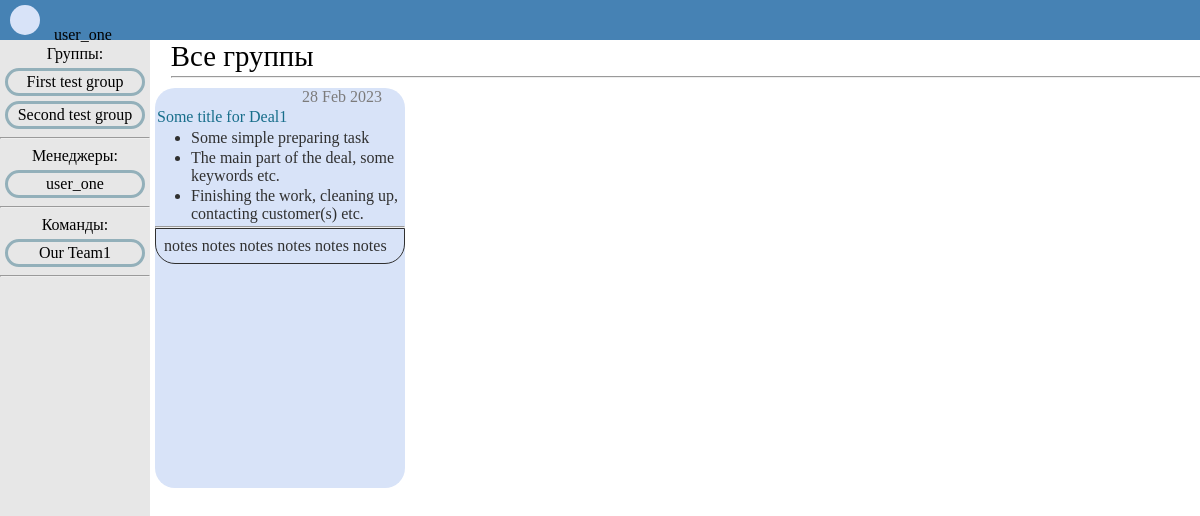
The app's page / (signed in), older data.
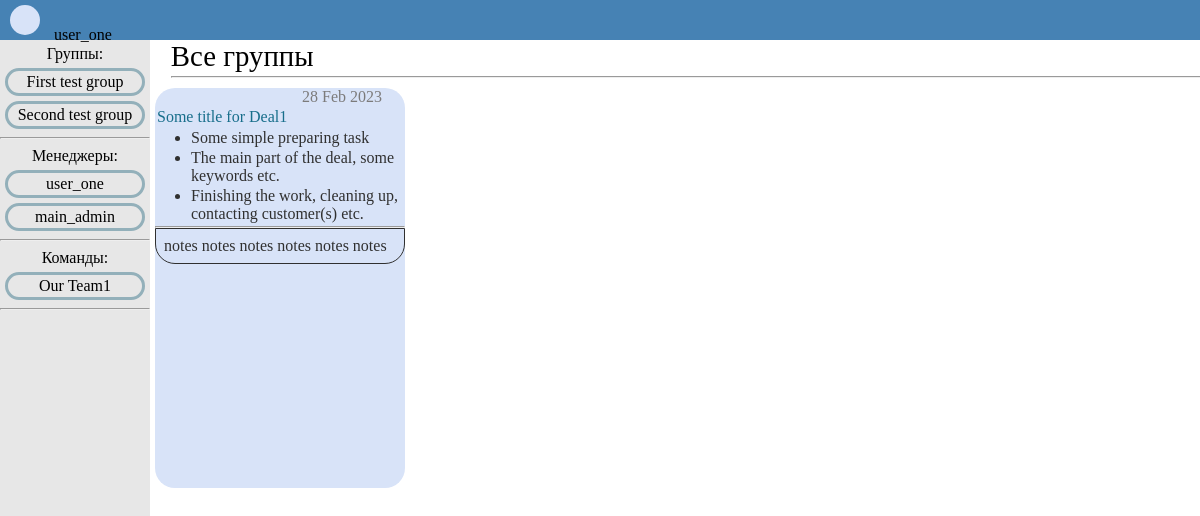
The same page, newer data.
### main/models.py (models this page shows, shortened)
class Group(models.Model):
    name = models.CharField(max_length=256, default='Default Group Name')

class Manager(NotesMixin, models.Model):
    user = models.OneToOneField(to=User, on_delete=models.PROTECT)
    phone_number = models.CharField(max_length=64, default='+1234567890')
    profit = models.ManyToManyField(to='Profit')

class Team(NotesMixin, models.Model):
    name = models.CharField(max_length=128, default='Default Team Name')
    description = models.CharField(max_length=256,
                                   default='Default Team Description')
    managers = models.ManyToManyField(to='Manager')
    team_leader = models.OneToOneField(to='Employee',
                                       on_delete=models.PROTECT,
                                       related_name='foreman')
    employees = models.ManyToManyField(to='Employee')

class Deal(NotesMixin, models.Model):
    title = models.CharField(max_length=1024, default='Default Deal Title')
    description = models.CharField(max_length=2048,
                                   default='Default Deal Description')
    deal_groups = models.ManyToManyField(to='Group')
    date_open = models.DateField(auto_now_add=True)
    deadline = models.DateField(null=True)
    date_done = models.DateField(null=True)
    is_closed = models.BooleanField(default=False)
    supervisors = models.ManyToManyField(to='Manager')
    customers = models.ManyToManyField(to='Customer')
    tasks = models.ManyToManyField(to='Task')
    budget = models.FloatField(default=0.0, null=True)
    expenses = models.FloatField(default=0.0, null=True)
    documents = models.ManyToManyField(to='Document')
    def get_balance(self) -> float | None:
        return self.budget - self.expenses

class Task(NotesMixin, models.Model):
    title = models.CharField(max_length=1024, default='Default Task Title')
    description = models.CharField(max_length=2048,
                                   default='Default Task Description')
    date_open = models.DateField(auto_now_add=True)
    deadline = models.DateField(null=True)
    date_done = models.DateField(null=True)
    managers = models.ManyToManyField(to='Manager')
    teams = models.ManyToManyField(to='Team')
    is_done = models.BooleanField(default=False)

### main/views.py (the view)
# urls.py: path('', MainView.as_view(), name='main')
class MainView(LoginRequiredMixin, ListView):
    model = Association
    template_name = 'index.html'
    context_object_name = 'association'
    def get_queryset(self):
        self.queryset = \
            Manager.objects.get(user=self.request.user.id).association_set.all()
        return super().get_queryset()
    def get_context_data(self, **kwargs):
        context = super().get_context_data(**kwargs)
        for association in self.queryset:
            context['deals'] = association.deals.all().order_by('-id')
            context['association_for_utils'] = association
        return context

### templates/index.html (shortened to what this page needs)
{% extends 'base.html' %}
{% block content %}
    <span class="workspace-group-title">Все группы</span>
    <hr class="workspace-upper-divider">
    {% for deal in deals %}
    <a class="deal-card-href" href="#blackout{{forloop.counter}}">
        <div class="deal-card">
            <div class="deal-card-date">{{ deal.date_open|date:"d M Y" }}</div>
            <div class="deal-card-content">
                <p class="content-title">{{ deal.title }}</p>
                <ul class="content-tasks-ul">
                {% for task in deal.tasks.all %}
                <li class="content-tasks-ul-item">{{ task.title }}</li>
                {% endfor %}
                </ul>
            </div>
            <hr class="deal-card-divider">
            <div class="global-notes">
                notes notes notes notes notes notes
            </div>
        </div>
    </a>
    {% endfor %}
{% endblock content %}

### templates/base.html (shortened to what this page needs)
<!DOCTYPE html>
<head>
    {% load static %}
    <link href="{% static 'css/styles.css' %}" rel="stylesheet" />
</head>
<body>
    {% include 'utils/header.html' %}
    {% include 'utils/sidebar.html' %}
    <div class="workspace" id="#">
        {% block content %}
        {% endblock content %}
    </div>
</body>

### templates/utils/header.html
<header style="margin-bottom:36px;">
    <div class="header">
        <div class="header-box">
            <a href="{% url 'main' %}">
                <div class="header-button"></div>
            </a>
        </div>
{{user.username}}
    </div>
</header>

### templates/utils/sidebar.html
<div class="sidebar">
    <div class="sidebar-content">
        <span>Группы:</span>
        {% for group in association_for_utils.groups.all %}
            <div class="sidebar-plate">{{group.name}}</div>
        {% endfor %}
        <hr>
        <span class="class-name">Менеджеры:</span>
        {% for manager in association_for_utils.managers.all %}
            <div class="sidebar-plate">{{manager.user.username}}</div>
        {% endfor %}
        <hr>
        <span>Команды:</span>
        {% for team in association_for_utils.teams.all %}
            <div class="sidebar-plate">{{team.name}}</div>
        {% endfor %}
        <hr>
    </div>
</div>

### static/css/styles.css (style rules this page uses)
.header { position: fixed; z-index: 100; top: 0; left: 0; width: 100%; height: 30px; background-color: steelblue; padding: 5px 0px 5px 0px; overflow: visible; }
.header-box { position: relative; z-index: 100; width: 50px; height: 35px; background-color: transparent; display: inline-block; line-height: 10px; }
.header-button { z-index: 100; width: 30px; height: 30px; margin: auto; border-radius: 30px; background-color: rgb(216, 227, 248); }
.global-notes { border: 1px solid; border-radius: 0px 0px 20px 20px; padding: 8px; max-height: 15%; overflow-y: scroll; }
.deal-card-href { color: rgb(48, 48, 48); text-decoration: none; }
.deal-card { position: relative; z-index: 96; display: inline-block; border-radius: 20px; margin: 10px 10px 0px 5px; background-color: rgb(216, 227, 248); height: 25rem; width: 250px; }
.deal-card-date { position: absolute; right: 0; top: 5; margin-right: 23px; text-align: center; height: 20px; max-width:fit-content; color:rgb(124, 123, 123); }
.deal-card-content { position: relative; margin-top: 20px; text-align: left; max-height: 20rem; background-color: transparent; color: rgb(48, 48, 48); overflow-y: scroll; }
.content-title { margin: 0px 2px 3px 2px; color: rgb(23, 110, 139); }
.content-tasks-ul { margin: 3px 2px; padding-left: 32px; }
.content-tasks-ul-item { margin: 2px 2px; color: rgb(48, 48, 48); }
.deal-card-divider { width: auto; color: rgb(48, 48, 48); margin: 0 auto; }
.sidebar { position: fixed; left: 0; margin-top: 4px; width: 150px; height: 100%; background-color: rgb(231, 231, 231); }
.sidebar-content { position: relative; margin: 5px 0px 5px 0px; background-color: transparent; text-align: center; }
.sidebar-plate { width: 130px; margin: 5px auto 5px auto; padding: 2px; border-radius: 50px; text-align: center; background-color: transparent; border: solid; border-color: rgb(147, 176, 186); }
.workspace { margin-left: 142px; }
.workspace-group-title { line-height: 40px; font-size: 1.8em; margin-left: 2%; }
.workspace-upper-divider { margin: 0px; margin-left: 2%; width: 100%; }

Row changes from the older to the newer data that the page shows:
added Manager: user.username "main_admin"
